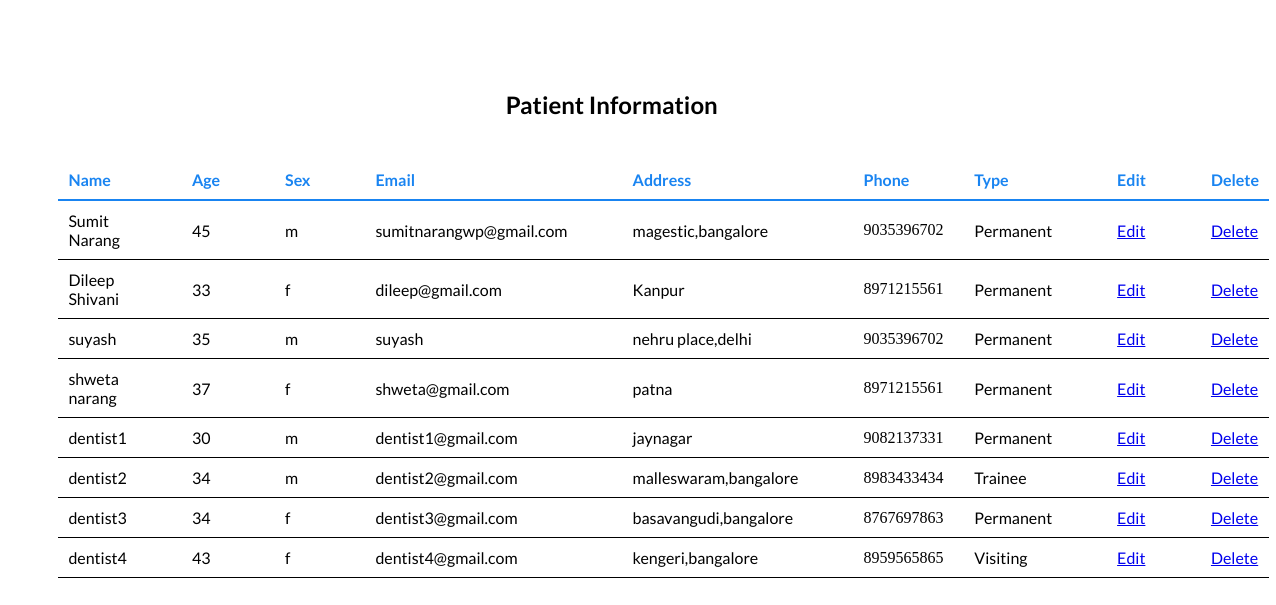
/dental/dentisteditadmin.php, run on the app's committed database.
### tables this page shows
CREATE TABLE IF NOT EXISTS `dentist` (
  `did` smallint(6) NOT NULL,
  `name` varchar(20) NOT NULL,
  `age` tinyint(3) NOT NULL,
  `sex` char(1) NOT NULL,
  `phone` bigint(10) NOT NULL,
  `email` varchar(30) NOT NULL,
  `address` text NOT NULL,
  `dtype` varchar(20) NOT NULL,
  `registration_date` datetime NOT NULL
);

### dental/dentisteditadmin.php (the view, shortened to what this page needs)
<!doctype html>
<html lang=en>
<head>
<link rel="stylesheet" type="text/css" href="dentisteditadmin.css">
</head>
<body>
<div id="container">
<div id="content">
<h2 class="page">Patient Information</h2>
<?php
require('connect-mysql.php');
$q = "SELECT name AS name,age AS age ,sex AS sex,phone AS phone,email AS email,address AS address ,dtype AS dtype,did  FROM dentist";
$result = @mysqli_query ($dbcon, $q);
if ($result) {
				echo '<table class="table">
				<tr class="heading"><td class="col head"><b>Name</b></td class="col head"><td class="col head"><b>Age</b></td><td class="col head"><b>Sex</b></td>
				<td class="col head"><b>Email</b></td>
				<td class="col head"><b>Address</b></td><td class="col head"><b>Phone</b></td><td class="col head"><b>Type</b></td><td class="col head"><b>Edit</b></td>
                <td class="last"><b>Delete</b></td></tr>';
				while ($row = mysqli_fetch_array($result, MYSQLI_ASSOC)) {
				echo '<tr class="heading2"><td class="col">' . $row['name'] . '</td><td class="col">'.  $row['age'] . '</td>
				<td class="col">'.  $row['sex'] . '</td><td class="col">'.  $row['email'] . '</td>
				<td class="col">'.  $row['address'] . '</td><td>'.  $row['phone'] . '</td>
				<td class="col">'.  $row['dtype'] . '</td>
				<td class="col"><a href="edit_dentistinfo.php?id=' . $row['did'] . '">Edit</a></td>
                <td class="last1"><a href="deletedentist.php?id=' . $row['did'] . '">Delete</a></td></tr>'; }
				echo '</table>';
			   }
else {
		echo '<p class="error">The current users could not be retrieved. We apologize
		for any inconvenience.</p>';
		echo '<p>' . mysqli_error($dbcon) . '<br><br>Query: ' . $q . '</p>';
     }
?>
</div>
</div>
</body>
</html>

### dental/dentisteditadmin.css (style rules this page uses)
.col { font-family: 'Lato', sans-serif; padding-right:55px; }
.head { color: #1984f1; font-family: 'Lato', sans-serif; }
.heading { color: black; border-bottom: 2px solid #1984f1; }
table { border-collapse: collapse; margin-left: 4%; margin-top: 160px; }
.heading2 { border-bottom:1px solid black; }
.page { position: absolute; top: 70px; margin-left: 39%; color: black; font-family: 'Lato', sans-serif; }
td { padding: 10px; }
.last { color: #1984f1; font-family: 'Lato', sans-serif; }
.last1 { font-family: 'Lato', sans-serif; }

### data on the page
dentist: name "Sumit Narang", age "45", sex "m", email "sumitnarangwp@gmail.com", address "magestic,bangalore", phone "9035396702", dtype "Permanent"
dentist: name "Dileep Shivani", age "33", sex "f", email "dileep@gmail.com", address "Kanpur", phone "8971215561", dtype "Permanent"
dentist: name "suyash", age "35", sex "m", email "suyash", address "nehru place,delhi", phone "9035396702", dtype "Permanent"
dentist: name "shweta narang", age "37", sex "f", email "shweta@gmail.com", address "patna", phone "8971215561", dtype "Permanent"
dentist: name "dentist1", age "30", sex "m", email "dentist1@gmail.com", address "jaynagar", phone "9082137331", dtype "Permanent"
dentist: name "dentist2", age "34", sex "m", email "dentist2@gmail.com", address "malleswaram,bangalore", phone "8983433434", dtype "Trainee"
dentist: name "dentist3", age "34", sex "f", email "dentist3@gmail.com", address "basavangudi,bangalore", phone "8767697863", dtype "Permanent"
dentist: name "dentist4", age "43", sex "f", email "dentist4@gmail.com", address "kengeri,bangalore", phone "8959565865", dtype "Visiting"
